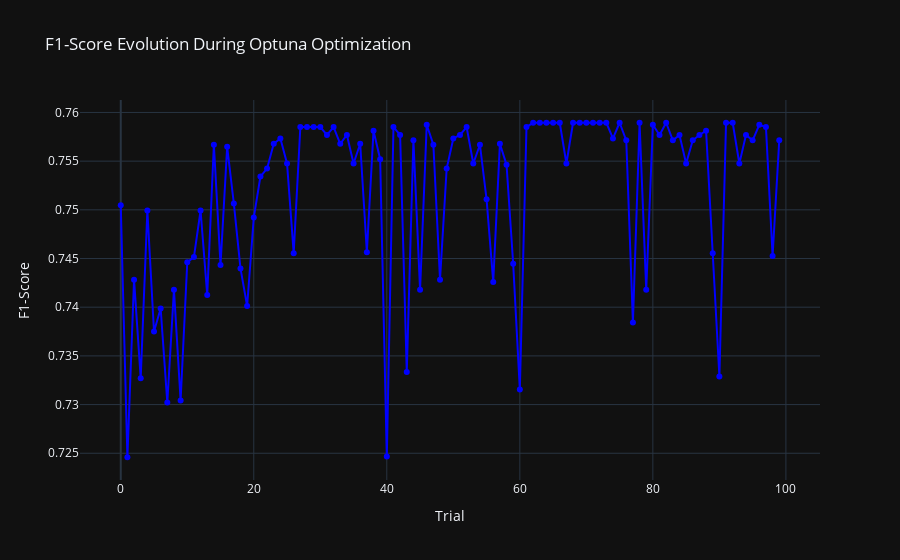

The notebook cell saved with this chart:
### Code cell
# Extract F1-scores from each trial in the study
f1_scores = [study_knn.trials[i].value for i in range(len(study_knn.trials))]  # Get the F1-score for each trial

# Create a plotly figure
fig = go.Figure()

# Add a line plot to the figure with the F1-scores
fig.add_trace(go.Scatter(
    x=list(range(len(study_knn.trials))),  # X-axis: Trial number
    y=f1_scores,  # Y-axis: F1-score values
    mode='markers+lines',  # Display both markers and lines
    name='F1-score',  # Label for the line
    line=dict(color='blue'),  # Line color
    marker=dict(color='blue', size=6)  # Marker style
))

# Update layout for the plot
fig.update_layout(
    title="F1-Score Evolution During Optuna Optimization",  # Title of the plot
    xaxis_title="Trial",  # Label for X-axis
    yaxis_title="F1-Score",  # Label for Y-axis
    template="plotly_dark",  # Use dark template for better visibility
    showlegend=False  # Hide legend
)

# Show the plot
fig.show()

### Figure 1 — Plotly figure (JSON) as saved in the notebook; plotly's stock layout.template omitted (floating-point values rounded to 4 significant figures)
{"data": [{"line": {"color": "blue"}, "marker": {"color": "blue", "size": 6}, "mode": "markers+lines", "name": "F1-score", "type": "scatter", "x": [0, 1, 2, 3, 4, 5, 6, 7, 8, 9, 10, 11, 12, 13, 14, 15, 16, 17, 18, 19, 20, 21, 22, 23, 24, 25, 26, 27, 28, 29, 30, 31, 32, 33, 34, 35, 36, 37, 38, 39, 40, 41, 42, 43, 44, 45, 46, 47, 48, 49, 50, 51, 52, 53, 54, 55, 56, 57, 58, 59, 60, 61, 62, 63, 64, 65, 66, 67, 68, 69, 70, 71, 72, 73, 74, 75, 76, 77, 78, 79, 80, 81, 82, 83, 84, 85, 86, 87, 88, 89, 90, 91, 92, 93, 94, 95, 96, 97, 98, 99], "y": [0.7505, 0.7246, 0.7428, 0.7327, 0.7499, 0.7375, 0.7399, 0.7302, 0.7418, 0.7304, 0.7446, 0.7451, 0.7499, 0.7413, 0.7567, 0.7443, 0.7565, 0.7507, 0.744, 0.7401, 0.7492, 0.7534, 0.7542, 0.7568, 0.7573, 0.7548, 0.7456, 0.7585, 0.7585, 0.7585, 0.7585, 0.7577, 0.7585, 0.7568, 0.7577, 0.7548, 0.7568, 0.7456, 0.7581, 0.7552, 0.7247, 0.7585, 0.7577, 0.7334, 0.7571, 0.7418, 0.7587, 0.7567, 0.7428, 0.7542, 0.7573, 0.7577, 0.7585, 0.7548, 0.7567, 0.7511, 0.7426, 0.7568, 0.7546, 0.7445, 0.7315, 0.7585, 0.7589, 0.7589, 0.7589, 0.7589, 0.7589, 0.7548, 0.7589, 0.7589, 0.7589, 0.7589, 0.7589, 0.7589, 0.7573, 0.7589, 0.7571, 0.7384, 0.7589, 0.7418, 0.7587, 0.7577, 0.7589, 0.7571, 0.7577, 0.7548, 0.7571, 0.7577, 0.7581, 0.7456, 0.7329, 0.7589, 0.7589, 0.7548, 0.7577, 0.7571, 0.7587, 0.7585, 0.7453, 0.7571]}], "layout": {"showlegend": false, "title": {"text": "F1-Score Evolution During Optuna Optimization"}, "xaxis": {"title": {"text": "Trial"}}, "yaxis": {"title": {"text": "F1-Score"}}}}
